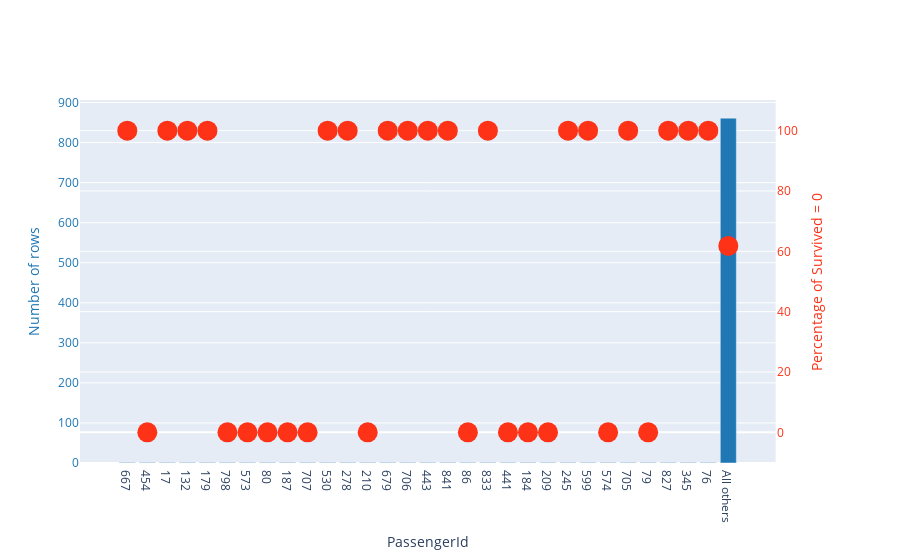
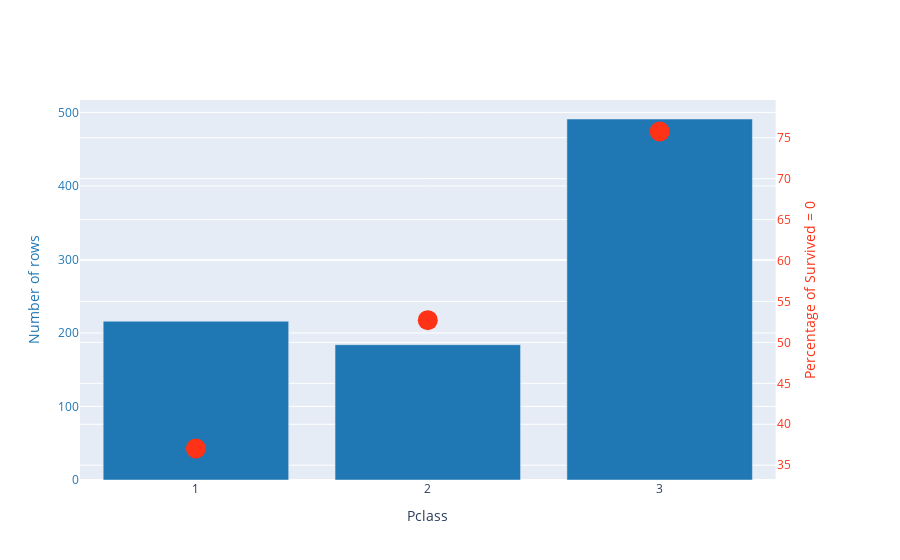
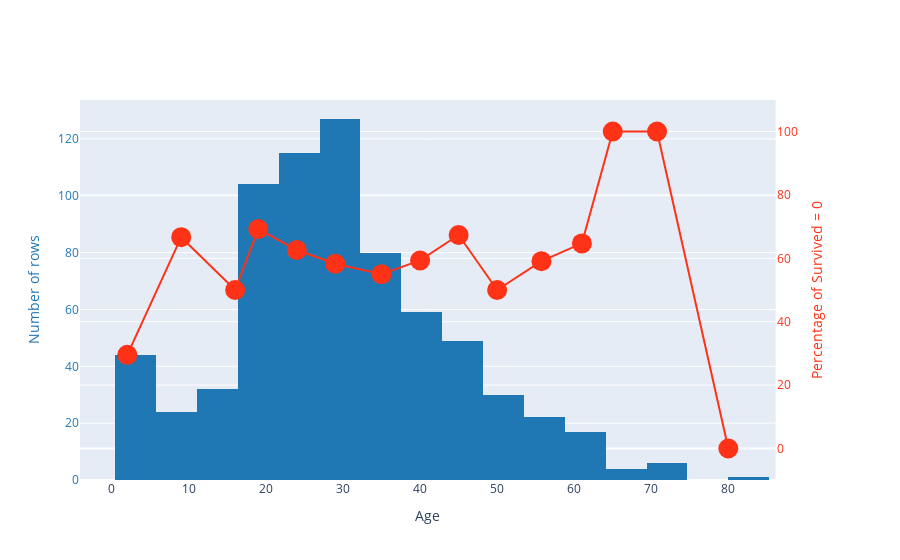
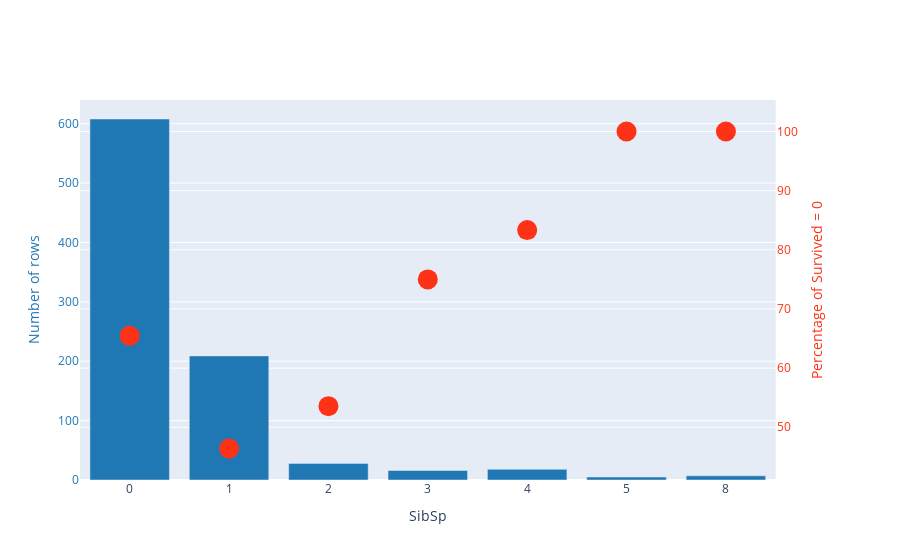

Notebook cell for these charts, in order:
### Markdown cell above
Generamos la descripcion de todas las variables

### Code cell
td.all_associations()

### Figure 1 — Plotly figure (JSON) as saved in the notebook; plotly's stock layout.template omitted (floating-point values rounded to 4 significant figures)
{"data": [{"marker": {"color": "#1f77b4"}, "type": "bar", "x": [667, 454, 17, 132, 179, 798, 573, 80, 187, 707, 530, 278, 210, 679, 706, 443, 841, 86, 833, 441, 184, 209, 245, 599, 574, 705, 79, 827, 345, 76, "All others"], "xaxis": "x", "y": [1, 1, 1, 1, 1, 1, 1, 1, 1, 1, 1, 1, 1, 1, 1, 1, 1, 1, 1, 1, 1, 1, 1, 1, 1, 1, 1, 1, 1, 1, 861], "yaxis": "y"}, {"marker": {"color": "#fd3216", "size": 20}, "mode": "markers", "type": "scatter", "x": [667, 454, 17, 132, 179, 798, 573, 80, 187, 707, 530, 278, 210, 679, 706, 443, 841, 86, 833, 441, 184, 209, 245, 599, 574, 705, 79, 827, 345, 76, "All others"], "xaxis": "x", "y": [100, 0, 100, 100, 100, 0, 0, 0, 0, 0, 100, 100, 0, 100, 100, 100, 100, 0, 100, 0, 0, 0, 100, 100, 0, 100, 0, 100, 100, 100, 61.79], "yaxis": "y2"}], "layout": {"showlegend": false, "xaxis": {"anchor": "y", "domain": [0, 0.94], "title": {"text": "PassengerId"}, "type": "category"}, "yaxis": {"anchor": "x", "color": "#1f77b4", "domain": [0, 1], "title": {"font": {"color": "#1f77b4"}, "text": "Number of rows"}}, "yaxis2": {"anchor": "x", "color": "#fd3216", "overlaying": "y", "side": "right", "title": {"font": {"color": "#fd3216"}, "text": "Percentage of Survived = 0"}}}}

### Figure 2 — Plotly figure (JSON) as saved in the notebook; plotly's stock layout.template omitted (floating-point values rounded to 4 significant figures)
{"data": [{"marker": {"color": "#1f77b4"}, "type": "bar", "x": [1, 2, 3], "xaxis": "x", "y": [216, 184, 491], "yaxis": "y"}, {"marker": {"color": "#fd3216", "size": 20}, "mode": "markers", "type": "scatter", "x": [1, 2, 3], "xaxis": "x", "y": [37.04, 52.72, 75.76], "yaxis": "y2"}], "layout": {"showlegend": false, "xaxis": {"anchor": "y", "domain": [0, 0.94], "title": {"text": "Pclass"}, "type": "category"}, "yaxis": {"anchor": "x", "color": "#1f77b4", "domain": [0, 1], "title": {"font": {"color": "#1f77b4"}, "text": "Number of rows"}}, "yaxis2": {"anchor": "x", "color": "#fd3216", "overlaying": "y", "side": "right", "title": {"font": {"color": "#fd3216"}, "text": "Percentage of Survived = 0"}}}}

### Figure 3 — Plotly figure (JSON) as saved in the notebook; plotly's stock layout.template omitted (floating-point values rounded to 4 significant figures; data arrays with more than 128 entries replaced by an {"elided": "..."} marker saying what was removed)
{"data": [{"marker": {"color": "#1f77b4"}, "type": "histogram", "x": {"elided": "891 float values"}, "xaxis": "x", "xbins": {"end": 81, "size": 5.305, "start": 0.42}, "yaxis": "y"}, {"marker": {"color": "#fd3216", "size": 20}, "mode": "markers+lines", "type": "scatter", "x": [2, 9, 16, 19, 24, 29, 35, 40, 45, 50, 55.75, 61, 65, 70.75, 80], "xaxis": "x", "y": [29.55, 66.67, 50, 69.23, 62.61, 58.27, 55.0, 59.32, 67.35, 50, 59.09, 64.71, 100, 100, 0], "yaxis": "y2"}], "layout": {"showlegend": false, "xaxis": {"anchor": "y", "domain": [0, 0.94], "title": {"text": "Age"}}, "yaxis": {"anchor": "x", "color": "#1f77b4", "domain": [0, 1], "title": {"font": {"color": "#1f77b4"}, "text": "Number of rows"}}, "yaxis2": {"anchor": "x", "color": "#fd3216", "overlaying": "y", "side": "right", "title": {"font": {"color": "#fd3216"}, "text": "Percentage of Survived = 0"}}}}

### Figure 4 — Plotly figure (JSON) as saved in the notebook; plotly's stock layout.template omitted (floating-point values rounded to 4 significant figures)
{"data": [{"marker": {"color": "#1f77b4"}, "type": "bar", "x": [0, 1, 2, 3, 4, 5, 8], "xaxis": "x", "y": [608, 209, 28, 16, 18, 5, 7], "yaxis": "y"}, {"marker": {"color": "#fd3216", "size": 20}, "mode": "markers", "type": "scatter", "x": [0, 1, 2, 3, 4, 5, 8], "xaxis": "x", "y": [65.46, 46.41, 53.57, 75, 83.33, 100, 100], "yaxis": "y2"}], "layout": {"showlegend": false, "xaxis": {"anchor": "y", "domain": [0, 0.94], "title": {"text": "SibSp"}, "type": "category"}, "yaxis": {"anchor": "x", "color": "#1f77b4", "domain": [0, 1], "title": {"font": {"color": "#1f77b4"}, "text": "Number of rows"}}, "yaxis2": {"anchor": "x", "color": "#fd3216", "overlaying": "y", "side": "right", "title": {"font": {"color": "#fd3216"}, "text": "Percentage of Survived = 0"}}}}
